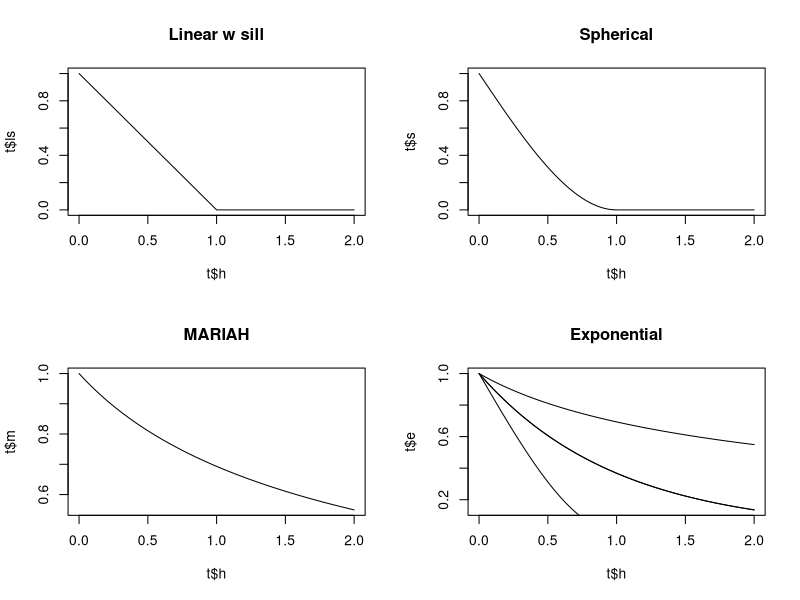

R code for this plot:
t <- data.frame(h = seq(0,2,.01))
t$ls <- ifelse(t$h < 1, 1-t$h, 0)
t$s <- ifelse(t$h < 1, 1-(3/2)*t$h+(1/2)*t$h^3, 0)
t$m <- ifelse(t$h == 0, 1, log(t$h +1)/t$h)
t$e <- exp(-t$h)

par(mfrow=c(2,2))
plot(t$h,t$ls,type="l",main="Linear w sill")
plot(t$h, t$s,type = "l",main="Spherical")
plot(t$h, t$m,type = "l",main="MARIAH")
plot(t$h, t$e,type="l",main="Exponential")

lines(t$h, t$s)
lines(t$h, t$m)
lines(t$h, t$e)
